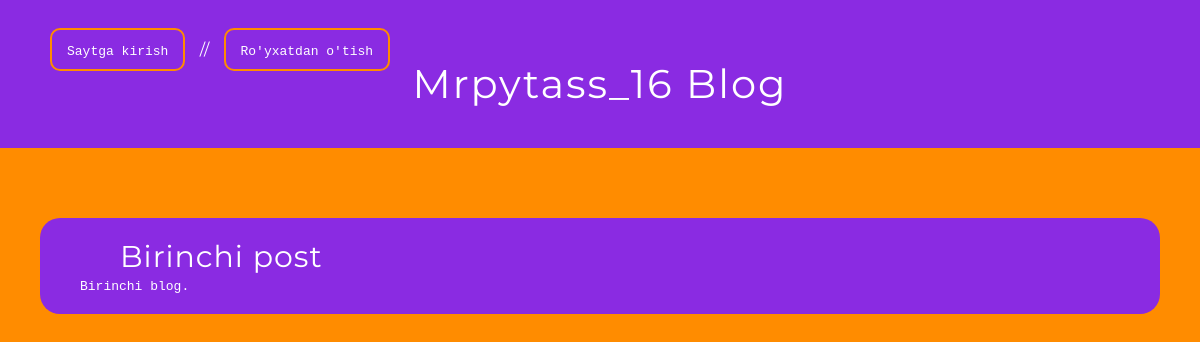
The app's page /, older data.
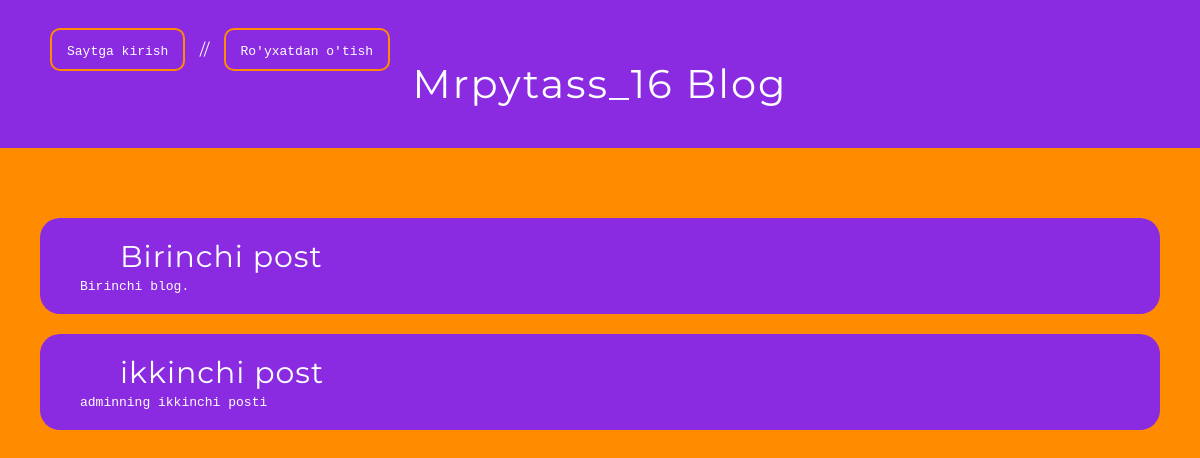
The same page, newer data.
### BlogApp/models.py (models this page shows, shortened)
class Post(models.Model):
    title = models.CharField(max_length=150)
    author = models.ForeignKey(
        'auth.User',
        on_delete=models.CASCADE
    )
    text = models.TextField()
    short_info = models.CharField(max_length=100)

### BlogApp/views.py (the view)
# urls.py: path('', All_Post_Show_View.as_view(), name='all_post_page'),
class All_Post_Show_View(ListView):
    model = Post
    template_name = 'all_post_view.html'

### template/all_post_view.html
{% extends 'base.html' %}
{% block content %}
    {% for post in object_list %}
        <div class="post">
            <h2><a href="{% url 'only_post' post.pk %}">{{ post.title }}</a></h2>
            <p><code>{{ post.short_info }}</code></p>
        </div>
    {% endfor %}
{% endblock content %}

Row changes from the older to the newer data that the page shows:
added Post: title "ikkinchi post", short_info "adminning ikkinchi posti"
